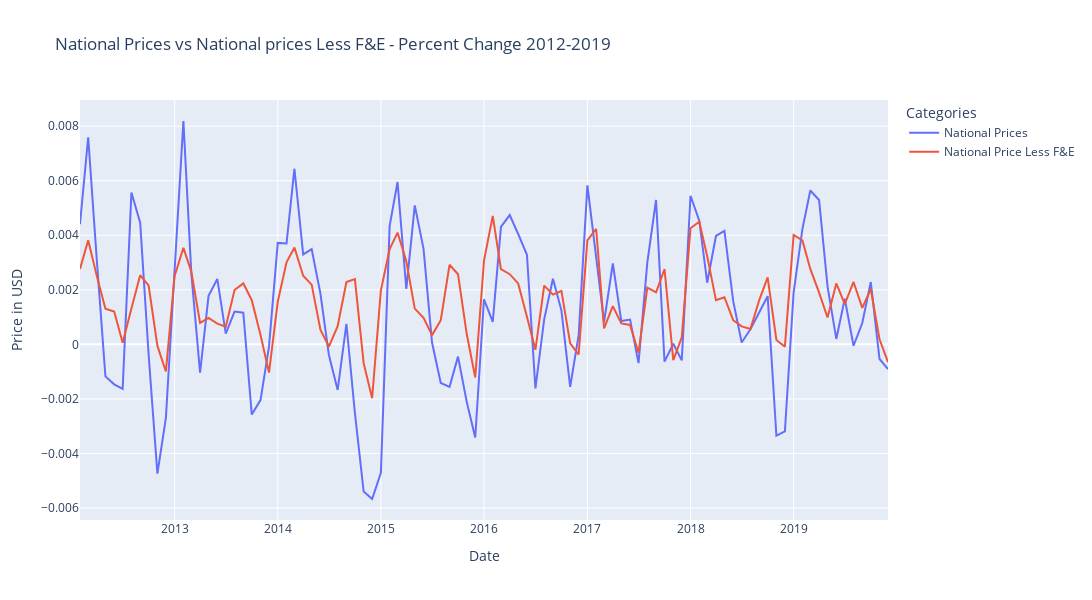

The notebook cell saved with this chart:
### Code cell
px.line(national_2010s_pctchange_df, 
        labels={'value': 'Price in USD', 'variable': 'Categories'}, 
        title="National Prices vs National prices Less F&E - Percent Change 2012-2019",
       width=1300, height=600)
